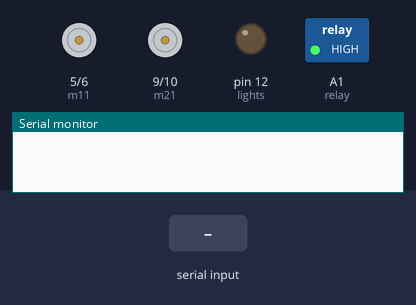
The sketch below on a simulated Arduino Uno, built with avr-gcc and run on an emulated ATmega328P. Shown: motor-driver pin pairs drawn as motors (green arrow = first pin HIGH = forward, orange = second pin HIGH = backward, longer = more drive), switched loads named in the sketch (green lamp = pin HIGH), output pins drawn as LEDs (lit = HIGH), the last lines printed to the serial monitor. The inputs (shaded band) are chosen by the test bench.

Above: at 1.2 s.
1.3 s: "8\n" received over Serial
At 2.4 s:
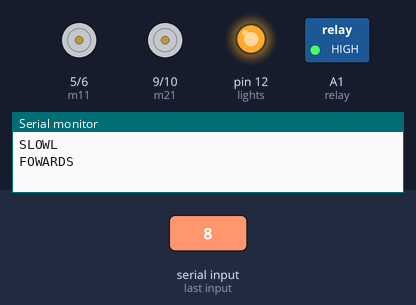
3.1 s: "3\n" received over Serial
At 3.5 s:
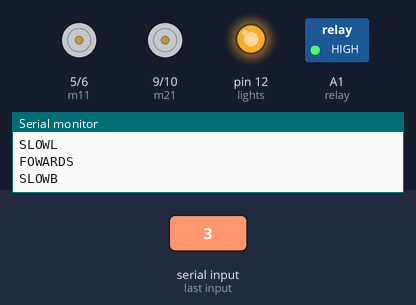
4.6 s: "7\n" received over Serial
At 5.8 s:
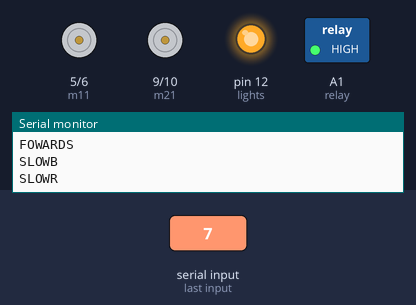
6.1 s: "5\n" received over Serial
At 6.9 s:
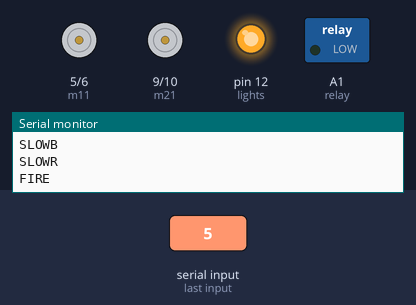
8.6 s: "8\n" received over Serial
At 8.81 s:
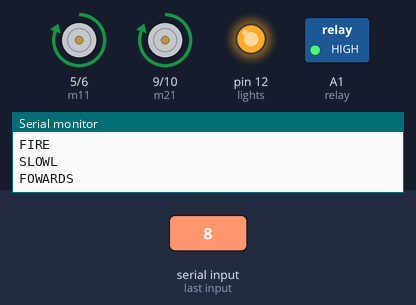
Timing chart, 0 to 11.1 s (numbered marks = the images above; inputs shaded):
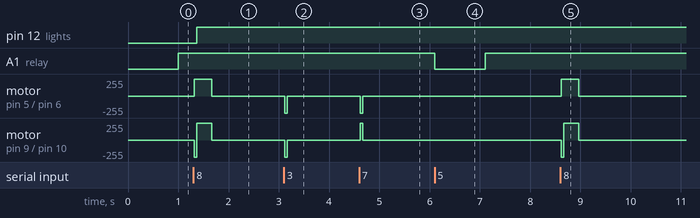

Measured:
- after the input at 1.3 s, pin 12 (lights): LOW → HIGH after 0.07 s; motor on pin 5 (m11) / pin 6 (m12), motor on pin 9 (m21) / pin 10 (m22): stopped → forward 255/255 at once, → stopped 0.35 s later
- after the input at 3.1 s, motor on pin 5 (m11) / pin 6 (m12), motor on pin 9 (m21) / pin 10 (m22): stopped → backward 255/255 at once, → stopped 0.05 s later
- after the input at 4.6 s, motor on pin 5 (m11) / pin 6 (m12): stopped → backward 255/255 at once, → stopped 0.05 s later; motor on pin 9 (m21) / pin 10 (m22): stopped → forward 255/255 at once, → stopped 0.05 s later
- after the input at 6.1 s, A1 (relay): HIGH → LOW at once, → HIGH 1.0 s later
- after the input at 8.6 s, motor on pin 5 (m11) / pin 6 (m12), motor on pin 9 (m21) / pin 10 (m22): stopped → forward 255/255 at once, → stopped 0.35 s later

The sketch:

robotcodeOverserialnoIr.ino
```cpp
 int m11=5;
 int m12=6;
 int m21=9;
 int m22=10;
 int relay=A1;
 int lights=12;
 int x;
 int y;
 int u;
 int strung;
void setup() {
 pinMode(m11,OUTPUT);
 pinMode(m12,OUTPUT);
 pinMode(m21,OUTPUT);
 pinMode(m22,OUTPUT);
 pinMode(relay,OUTPUT);
 pinMode(lights,OUTPUT);
 Serial.begin(9600);
 }
void f(){
 digitalWrite(m11,1);
 digitalWrite(m12,0);
 digitalWrite(m21,1);
 digitalWrite(m22,0);
}
void aoff(){
 digitalWrite(m11,0);
 digitalWrite(m12,0);
 digitalWrite(m21,0);
 digitalWrite(m22,0);
}
void b(){
 digitalWrite(m11,0);
 digitalWrite(m12,1);
 digitalWrite(m21,0);
 digitalWrite(m22,1);
}
void l(){
 digitalWrite(m11,1);
 digitalWrite(m12,0);
 digitalWrite(m21,0);
 digitalWrite(m22,1);
}
void r(){
 digitalWrite(m11,0);
 digitalWrite(m12,1);
 digitalWrite(m21,1);
 digitalWrite(m22,0);
  }
void fs(){
   aoff();
   delay(15);
   f();
   delay(50);
   aoff();
}
void bs(){
   aoff();
   delay(15);
   b();
   delay(50);
   aoff();
}
void ls(){
   aoff();
   delay(15);
   l();
   delay(50);
   aoff();
}
void rs(){
   aoff();
   delay(15);
   r();
   delay(50);
   aoff();
}
void loop() {
strung=Serial.parseInt();
  digitalWrite(relay,1);
    if(Serial.available()){
 if(strung==1){
  Serial.println("SLOWF");
fs();
  }
 if(strung==3){
  Serial.println("SLOWB");
bs();
  }
 if(strung==8){
  Serial.println("SLOWL");
ls();
  }
 if(strung==7){
  Serial.println("SLOWR");
rs();
  }
 if(strung==55){
  Serial.println("LIGHT");
x++;
  }
  if(x==2){
    x=0;
  }
  if(x==0){
    digitalWrite(lights,1);
  }
  if(x==1){
    digitalWrite(lights,0);
  }
  }

  if(strung==8){
      Serial.println("FOWARDS");
f();
delay(300);
aoff();
  }
    if(strung==2){
      Serial.println("BACKWARDS");
b();
delay(300);
aoff();
  }
    if(strung==4){
      Serial.println("LEFT");
l();
delay(300);
aoff();
  }
    if(strung==6){
      Serial.println("RIGHT");
r();
delay(300);
aoff();
  }
    if(strung==5){
      Serial.println("FIRE");
digitalWrite(relay,0);
delay(1000);
digitalWrite(relay,1);
  }
}
```
